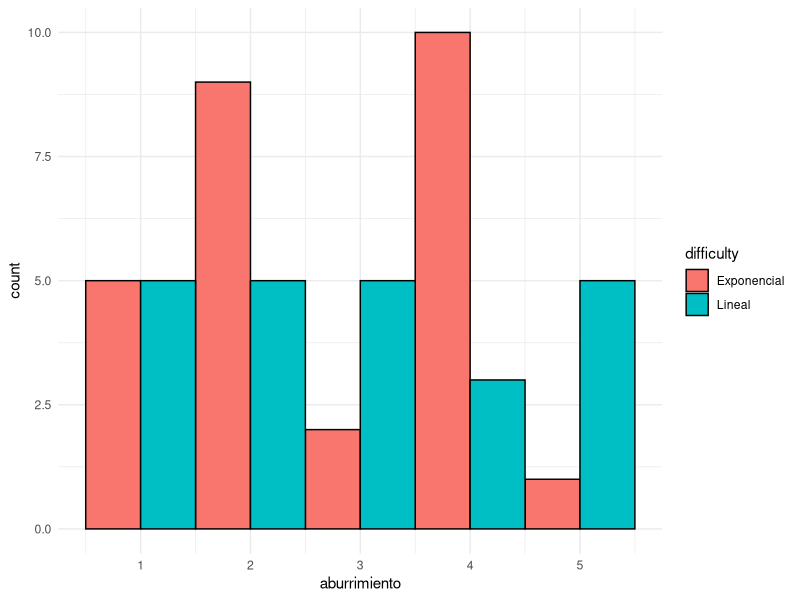
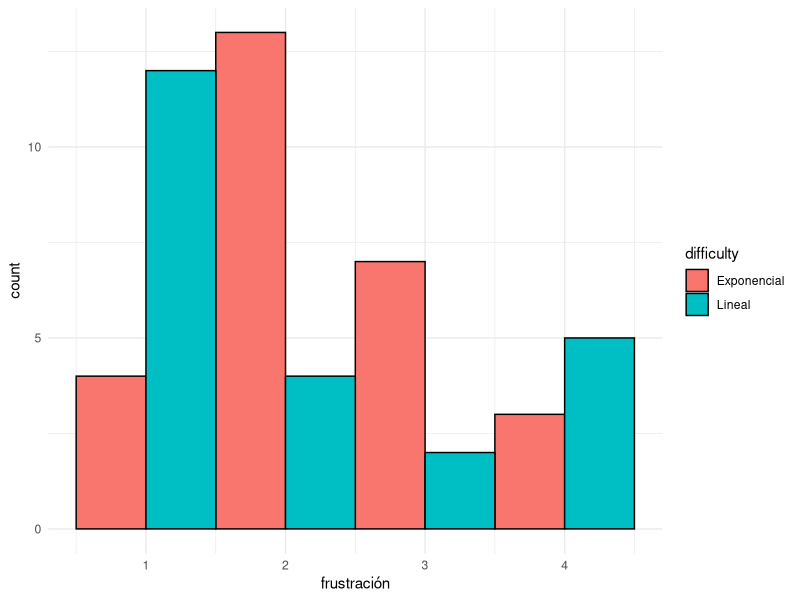
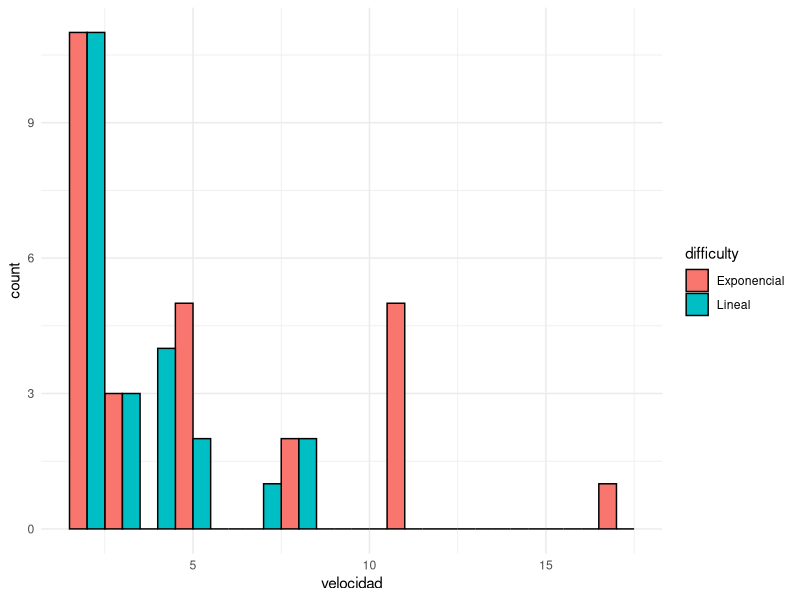
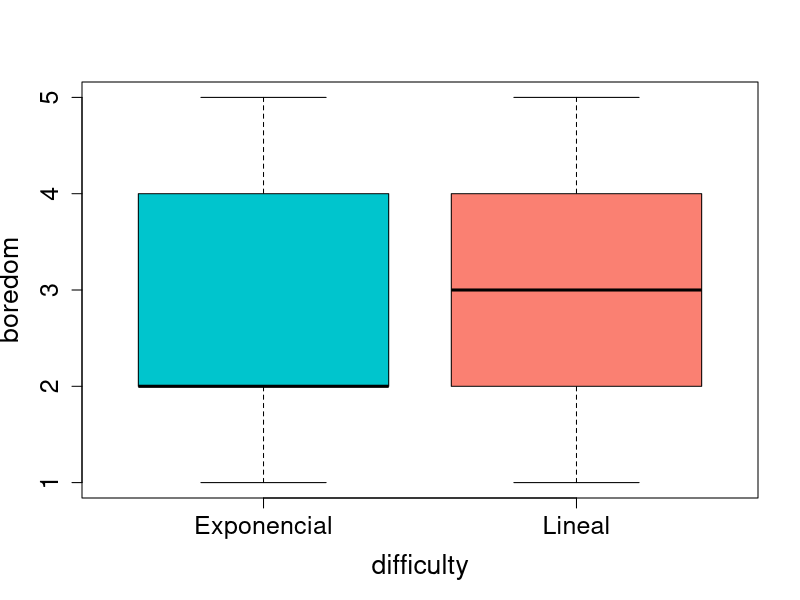
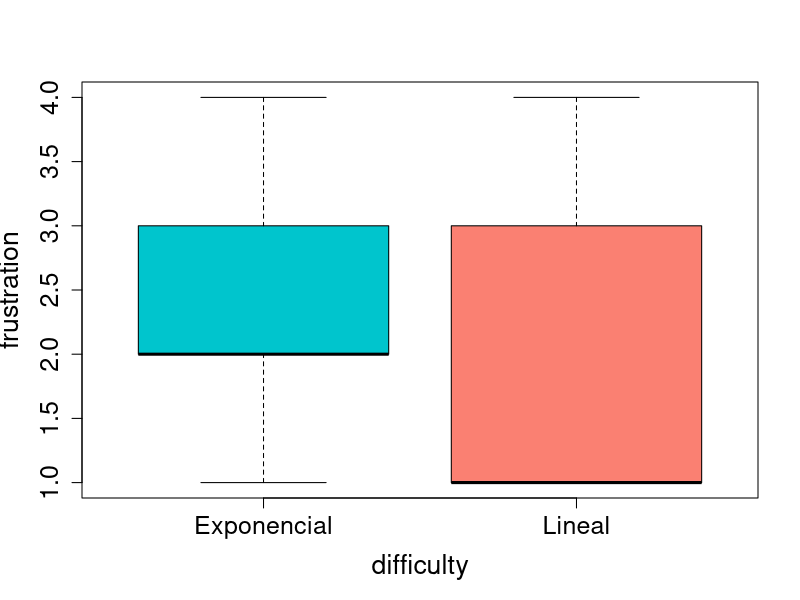
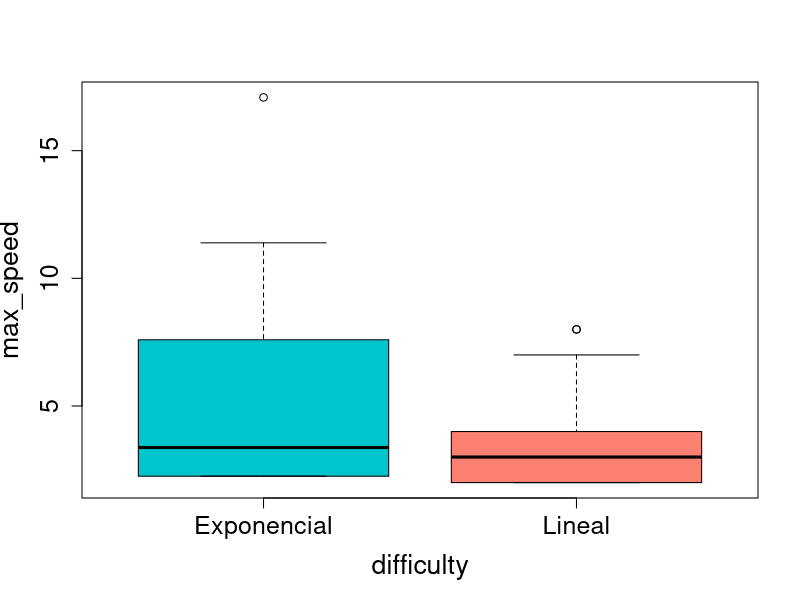
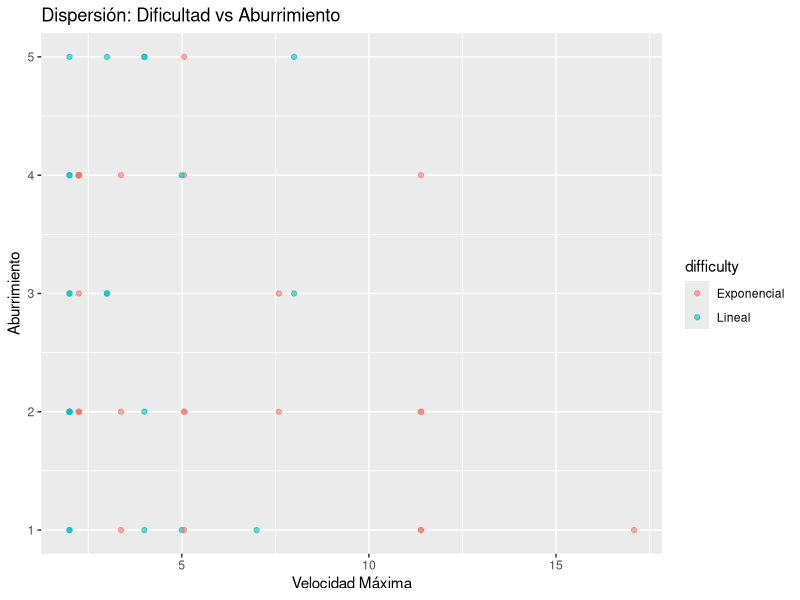
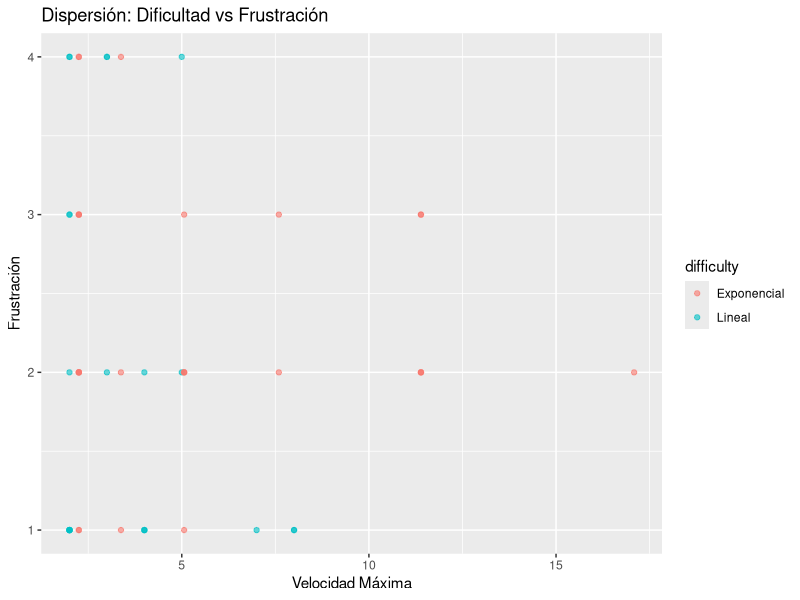

R code for these plots, in order: (Note: this script raises an error after producing the figures.)
# Cargar paquetes necesarios
library(ggplot2)
library(dplyr)
library(xtable)

# Leer datos
data <- read.csv("space_check.csv", header = TRUE, sep = ",", encoding = "UTF-8")
data$userID <- as.factor(data$userID)

###############ANÁLISIS EXPLORATORIO############################################
# Resumen por grupo
resumen <- data %>%
  group_by(difficulty) %>%
  summarise(across(c(boredom, frustration, max_speed), 
                   list(media = mean, mediana = median, sd = sd), 
                   na.rm = TRUE))
xtable(resumen, digits = 2)

# Histogramas por grupo
ggplot(data, aes(x = boredom, fill = difficulty)) +
  geom_histogram(binwidth = 1, position = "dodge", color = "black") +
  labs( x = "aburrimiento") +
  theme_minimal()

ggplot(data, aes(x = frustration, fill = difficulty)) +
  geom_histogram(binwidth = 1, position = "dodge", color = "black") +
  labs( x = "frustración") +
  theme_minimal()

ggplot(data, aes(x = max_speed, fill = difficulty)) +
  geom_histogram(binwidth = 1, position = "dodge", color = "black") +
  labs(x = "velocidad") +
  theme_minimal()

# Export png a 300

par(cex.main = 1.8, cex.axis = 1.5, cex.lab = 1.6)

# Boxplots por grupo
colores <- c("turquoise3", "salmon") 
boxplot(boredom ~ difficulty, data = data, col = colores)
boxplot(frustration ~ difficulty, data = data, col = colores)
boxplot(max_speed ~ difficulty, data = data, col = colores)
# Export png a 650

# Gráfico de dispersión
ggplot(data, aes(x = max_speed, y = boredom, color = difficulty)) +
  geom_point(alpha = 0.6)  +
  labs(title = "Dispersión: Dificultad vs Aburrimiento", x = "Velocidad Máxima", y = "Aburrimiento")

ggplot(data, aes(x = max_speed, y = frustration, color = difficulty)) +
  geom_point(alpha = 0.6)  +
  labs(title = "Dispersión: Dificultad vs Frustración", x = "Velocidad Máxima", y = "Frustración")


###############MODELOS Y CORRELACIÓN############################################
# SPEARMAN
by(data, data$difficulty, function(sub) {
  list(
    boredom = cor.test(sub$max_speed, sub$boredom, method = "spearman", exact = FALSE),
    frustration = cor.test(sub$max_speed, sub$frustration, method = "spearman", exact = FALSE)
  )
})

# Modelo Lineal
modelo_boredom <- lm(max_speed ~ boredom * difficulty, data = data)
summary(modelo_boredom)
plot(modelo_boredom)

modelo_frustration <- lm(max_speed ~ frustration * difficulty, data = data)
summary(modelo_frustration)
plot(modelo_frustration)

# Caracterizar datos
# t-test: solo si distribuye normal
t.test()

# test Kolmogorov - Smirlov: para ver si distribuyen normal o no

# Test Wilcoxon: parecido a tstudent pero en dist no normal